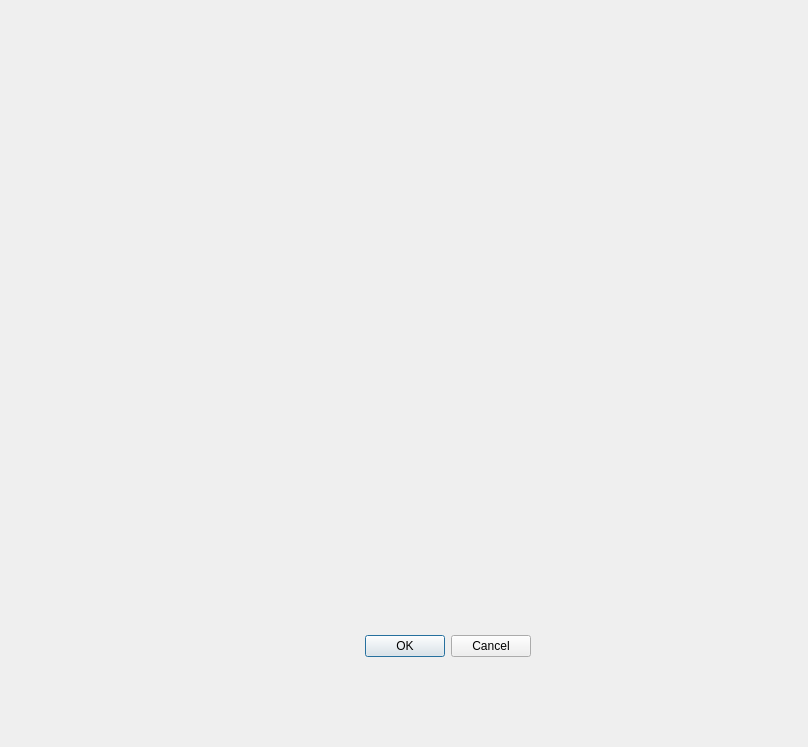
<?xml version="1.0" encoding="UTF-8"?>
<ui version="4.0">
 <class>ParasDlg</class>
 <widget class="QDialog" name="ParasDlg">
  <property name="geometry">
   <rect>
    <x>0</x>
    <y>0</y>
    <width>808</width>
    <height>747</height>
   </rect>
  </property>
  <property name="windowTitle">
   <string>Dialog</string>
  </property>
  <widget class="QWidget" name="layoutWidget">
   <property name="geometry">
    <rect>
     <x>180</x>
     <y>630</y>
     <width>351</width>
     <height>33</height>
    </rect>
   </property>
   <layout class="QHBoxLayout">
    <property name="spacing">
     <number>6</number>
    </property>
    <property name="margin">
     <number>0</number>
    </property>
    <item>
     <spacer>
      <property name="orientation">
       <enum>Qt::Horizontal</enum>
      </property>
      <property name="sizeHint" stdset="0">
       <size>
        <width>131</width>
        <height>31</height>
       </size>
      </property>
     </spacer>
    </item>
    <item>
     <widget class="QPushButton" name="okButton">
      <property name="text">
       <string>OK</string>
      </property>
     </widget>
    </item>
    <item>
     <widget class="QPushButton" name="cancelButton">
      <property name="text">
       <string>Cancel</string>
      </property>
     </widget>
    </item>
   </layout>
  </widget>
 </widget>
 <resources/>
 <connections>
  <connection>
   <sender>okButton</sender>
   <signal>clicked()</signal>
   <receiver>ParasDlg</receiver>
   <slot>accept()</slot>
   <hints>
    <hint type="sourcelabel">
     <x>278</x>
     <y>253</y>
    </hint>
    <hint type="destinationlabel">
     <x>96</x>
     <y>254</y>
    </hint>
   </hints>
  </connection>
  <connection>
   <sender>cancelButton</sender>
   <signal>clicked()</signal>
   <receiver>ParasDlg</receiver>
   <slot>reject()</slot>
   <hints>
    <hint type="sourcelabel">
     <x>369</x>
     <y>253</y>
    </hint>
    <hint type="destinationlabel">
     <x>179</x>
     <y>282</y>
    </hint>
   </hints>
  </connection>
 </connections>
</ui>
